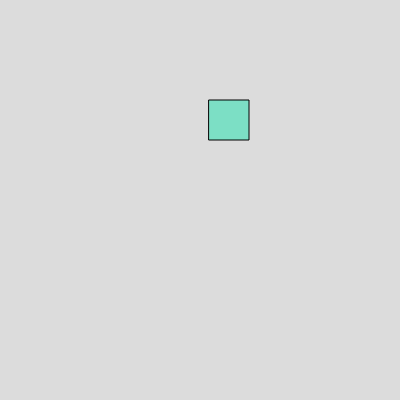
Frame 1 (no input)
Frame 60 (no input): identical to frame 1, image omitted
Frame 120 (the mouse pressed at the canvas centre since frame 60): identical to frame 1, image omitted

The p5.js sketch that drew this single still picture (run headless with seeded random() and noise() and a simulated clock; from frame 60 on, the mouse is pressed at the canvas centre):

// p5.js sketch
// ── sketch.js
// Project Title
// Your Name
// Date
//
// Extra for Experts:
// - describe what you did to take this project "above and beyond"


let x = 209
let y = 100
function setup() {
  createCanvas(400, 400);
  
}

function draw() {
  background(220);
  
    if (keyIsDown(39)===true){
      x +=2;
    }
    if (keyIsDown(38)===true){
      y -=2;
    }
    if (keyIsDown(37)===true){
      x -=2;
    }
    if (keyIsDown(40)===true){
      y +=2;
    }
    fill(124,223,197)
  rect(x,y,40)
  
}
